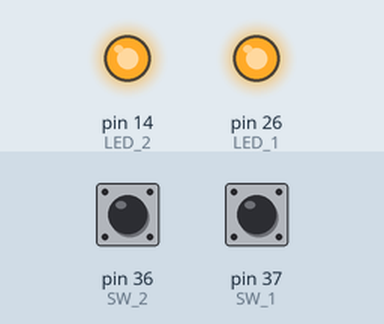
The sketch below on a simulated Arduino Mega 2560, built with avr-gcc and run on an emulated ATmega2560. On the bench: output pins drawn as LEDs (lit = HIGH). The test bench sets the inputs (shaded band); at power-on: pin 36 (SW_2) HIGH, pin 37 (SW_1) HIGH.

Above: at 1.2 s.
1.3 s: pin 36 (SW_2) pulled LOW for 0.15 s
At 1.37 s:
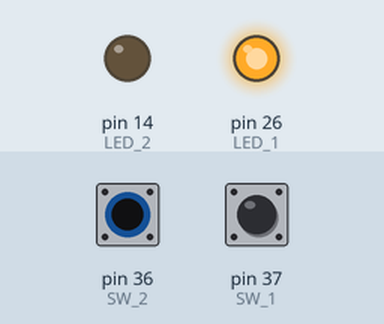
2.9 s: pin 37 (SW_1) pulled LOW for 0.15 s
At 2.97 s:
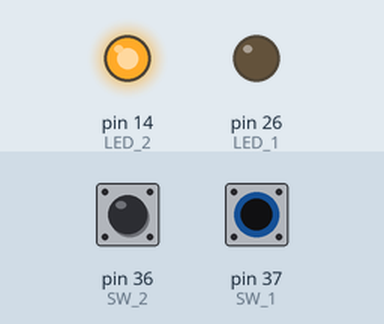
4.5 s: pin 37 (SW_1) pulled LOW for 3.2 s
At 8.4 s:
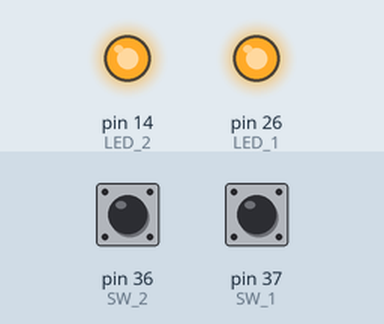
9.2 s: pin 36 (SW_2) pulled LOW for 3.2 s
At 9.5 s:
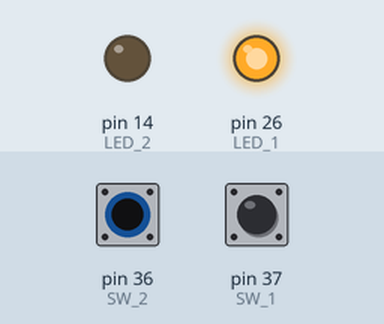
13.9 s: pin 36 (SW_2) driven LOW and pin 37 (SW_1) driven LOW
At 14.3 s:
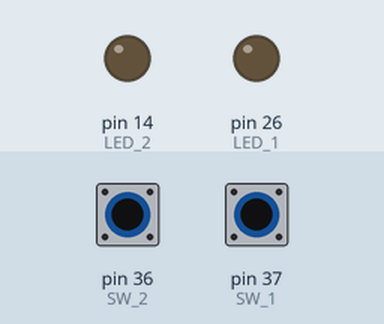
Timing chart, 0 to 16.4 s (numbered marks = the images above; inputs shaded):
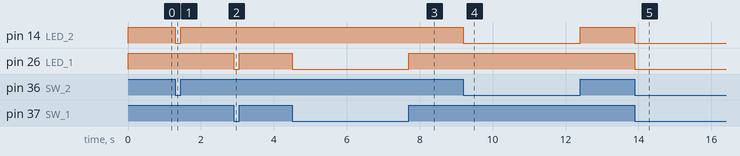

The sketch:

EXP003_pullup_pulldown.ino
```cpp
//env setup
#define LED_1 26 //high on
#define LED_2 14 //low on

#define SW_1 37
#define SW_2 36

void setup() {
 pinMode(LED_1,OUTPUT);
 pinMode(LED_2,OUTPUT);

 pinMode(SW_1,INPUT_PULLUP);
 pinMode(SW_2,INPUT_PULLUP);
}

void loop() {
  //Read Data
  boolean sw1_state = digitalRead(SW_1);
  boolean sw2_state = digitalRead(SW_2);

  //change LED state
  if(sw1_state) digitalWrite(LED_1,HIGH);
  else digitalWrite(LED_1,LOW);

  if(sw2_state) digitalWrite(LED_2,HIGH);
  else digitalWrite(LED_2,LOW);


}
```

Measured:
- after the input at 1.3 s, pin 14 (LED_2): HIGH → LOW at once, → HIGH 0.15 s later
- after the input at 2.9 s, pin 26 (LED_1): HIGH → LOW at once, → HIGH 0.15 s later
- after the input at 4.5 s, pin 26 (LED_1): HIGH → LOW at once, → HIGH 3.2 s later
- after the input at 9.2 s, pin 14 (LED_2): HIGH → LOW at once, → HIGH 3.2 s later
- after the input at 13.9 s, pin 14 (LED_2), pin 26 (LED_1): HIGH → LOW at once
